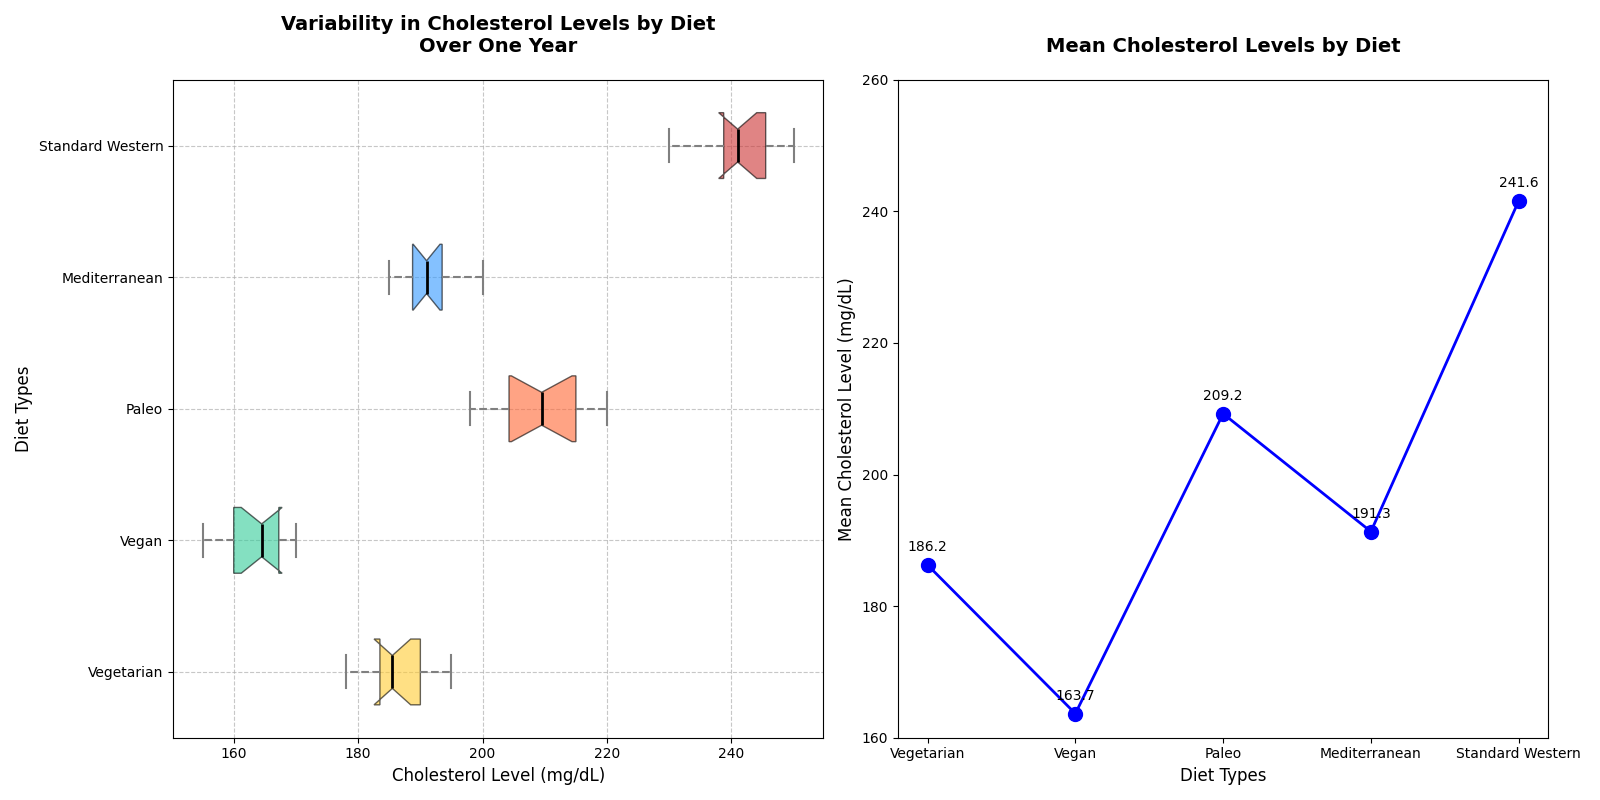

The script that drew this image:
import matplotlib.pyplot as plt
import numpy as np

# Backstory:
# In a growing city, there is increasing interest in the health implications of different diets. 
# Researchers gathered data on monthly cholesterol levels for individuals following different diets over a year.
# The diets under comparison are Vegetarian, Vegan, Paleo, Mediterranean, and Standard Western.

# Constructed data (cholesterol levels in mg/dL)
diets = ['Vegetarian', 'Vegan', 'Paleo', 'Mediterranean', 'Standard Western']
cholesterol_levels = {
    'Vegetarian': [180, 190, 185, 195, 178, 182, 188, 185, 192, 190, 186, 184],
    'Vegan': [170, 160, 165, 155, 168, 162, 158, 164, 170, 165, 160, 167],
    'Paleo': [220, 215, 210, 205, 198, 200, 202, 207, 215, 213, 209, 217],
    'Mediterranean': [195, 190, 192, 185, 187, 189, 192, 195, 200, 188, 190, 193],
    'Standard Western': [230, 240, 235, 245, 238, 242, 239, 247, 250, 245, 248, 240]
}

# Convert the data into a list of arrays for plotting
data = [np.array(cholesterol_levels[diet]) for diet in diets]

# Create a figure with a specific size
fig, axes = plt.subplots(1, 2, figsize=(16, 8))

# Plot 1: Horizontal box plot for cholesterol levels
bplot1 = axes[0].boxplot(data, vert=False, patch_artist=True, labels=diets, notch=True, whis=1.5)

# Define colors for each diet
colors = ['#FFCC33', '#33CC99', '#FF6633', '#3399FF', '#CC3333']
for patch, color in zip(bplot1['boxes'], colors):
    patch.set_facecolor(color)
    patch.set_alpha(0.6)

# Customize whiskers, caps, medians, and fliers for better aesthetics and readability
for whisker in bplot1['whiskers']:
    whisker.set(color='gray', linewidth=1.5, linestyle='--')

for cap in bplot1['caps']:
    cap.set(color='gray', linewidth=1.5)

for median in bplot1['medians']:
    median.set(color='black', linewidth=2)

for flier in bplot1['fliers']:
    flier.set(marker='o', color='#FF33CC', alpha=0.5)

axes[0].set_title('Variability in Cholesterol Levels by Diet\nOver One Year', fontsize=14, fontweight='bold', pad=20)
axes[0].set_xlabel('Cholesterol Level (mg/dL)', fontsize=12)
axes[0].set_ylabel('Diet Types', fontsize=12)
axes[0].grid(True, linestyle='--', which='both', alpha=0.7)

# Compute mean cholesterol levels for the summary line plot
mean_cholesterol = [np.mean(levels) for levels in data]

# Plot 2: Line plot for mean cholesterol levels
axes[1].plot(diets, mean_cholesterol, marker='o', color='b', linestyle='-', linewidth=2, markersize=10)
axes[1].set_title('Mean Cholesterol Levels by Diet', fontsize=14, fontweight='bold', pad=20)
axes[1].set_xlabel('Diet Types', fontsize=12)
axes[1].set_ylabel('Mean Cholesterol Level (mg/dL)', fontsize=12)
axes[1].set_ylim(160, 260)

# Annotate each mean value on the line plot
for i, mean_val in enumerate(mean_cholesterol):
    axes[1].annotate(f'{mean_val:.1f}', (diets[i], mean_val),
                     textcoords="offset points", xytext=(0,10), ha='center', fontsize=10)

# Improve layout to avoid overlaps and occlusions
plt.tight_layout()

# Display the plot
plt.show()
